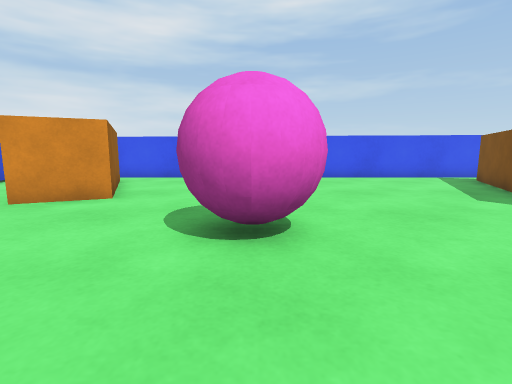
View 1 (above)

20 first-person views from a walk through a scene from a Unity 3-D project. The camera is 0.55 m above the floor, tilts 8° down and sees 85° across. The floor is counted in squares, 0.5 m on a side. Each view is taken from the middle of a square. On the plan, view 1 faces up. The plan holds only what a view shows up to about 12 squares ahead; the rest is blank.

View 2
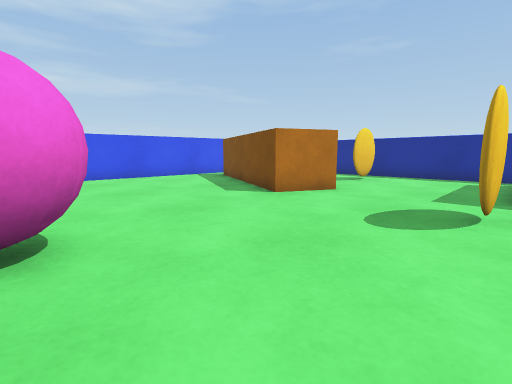

View 3
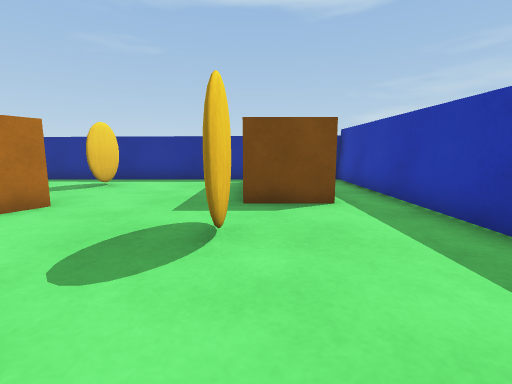

View 4
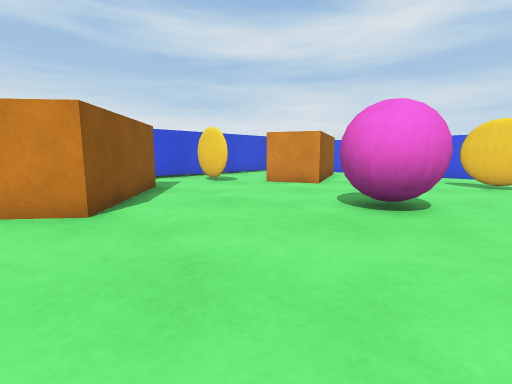

View 5
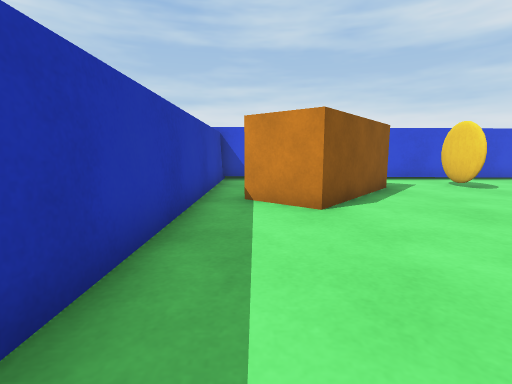

View 6
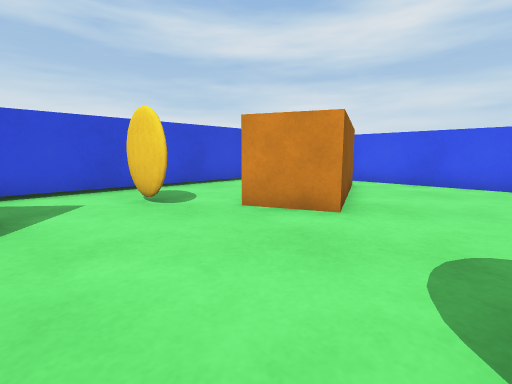

View 7
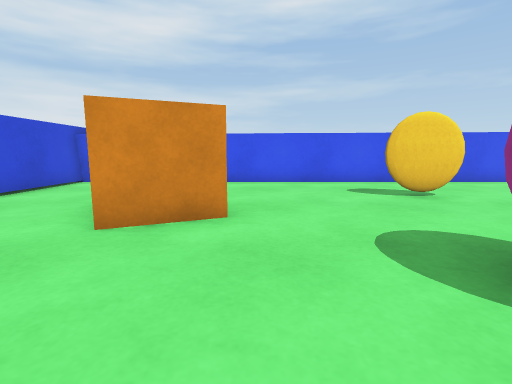

View 8
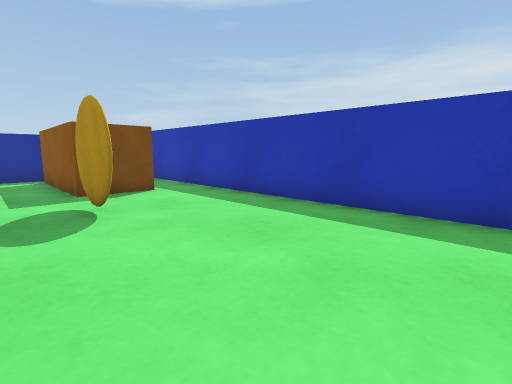

View 9
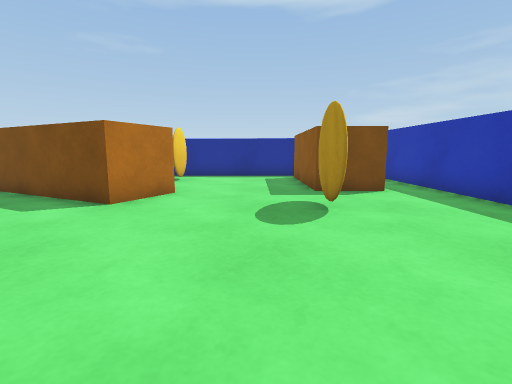

View 10
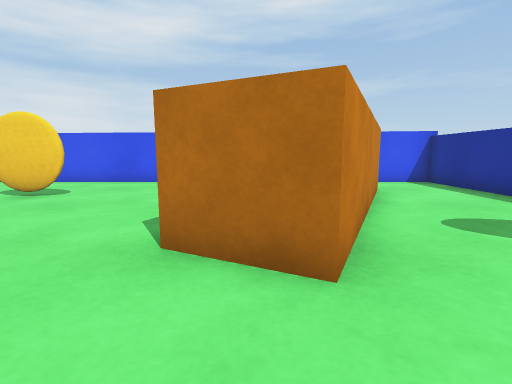

View 11
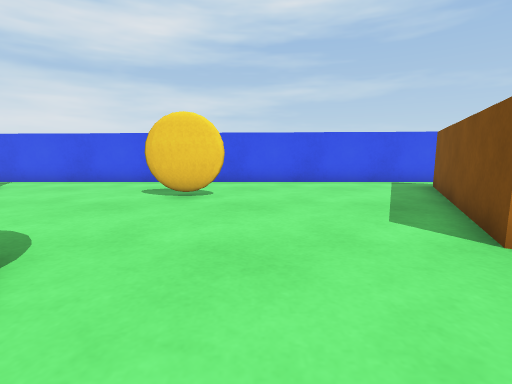

View 12
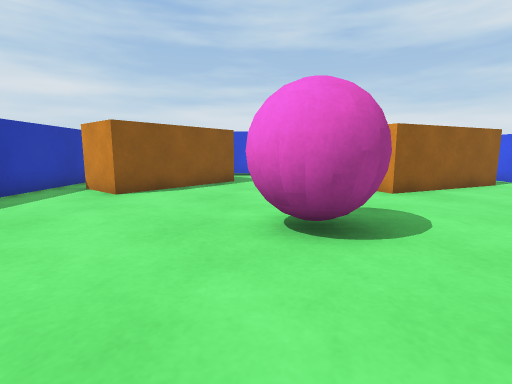

View 13
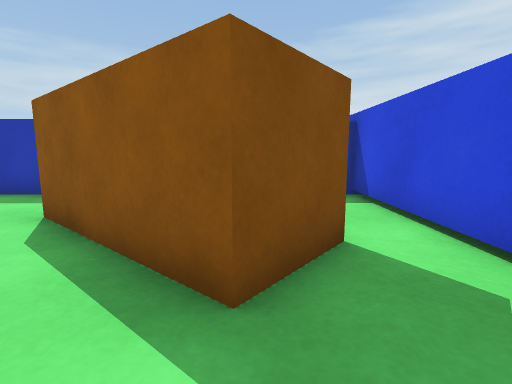

View 14
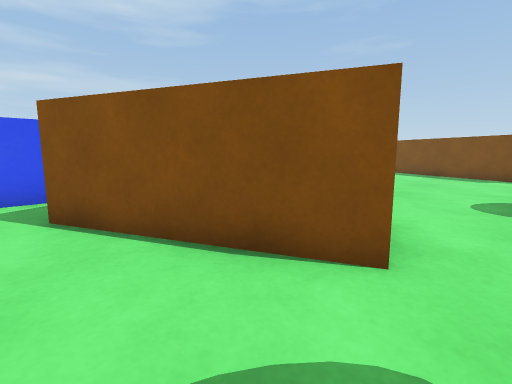

View 15
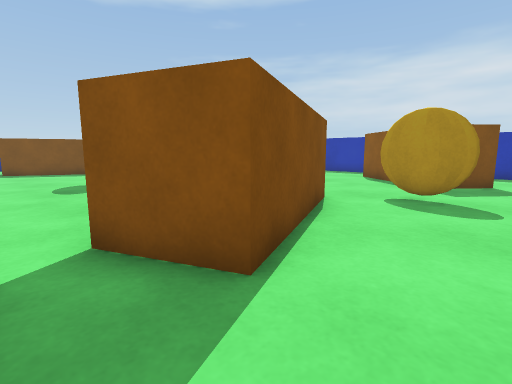

View 16
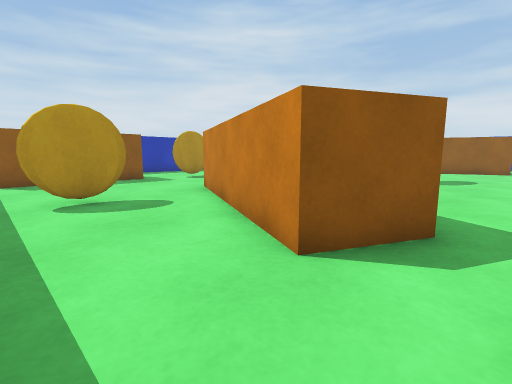

View 17
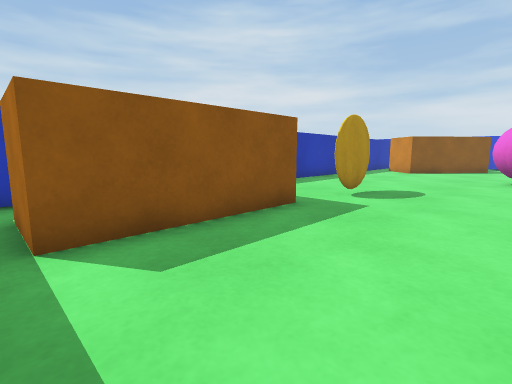

View 18
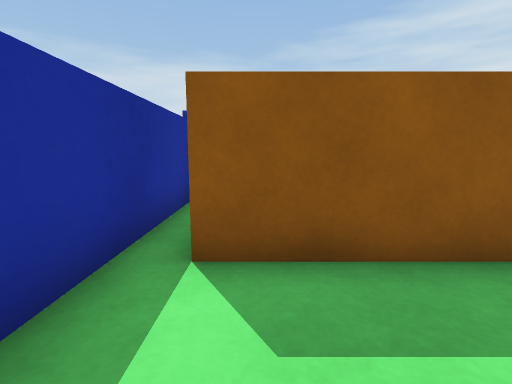

View 19
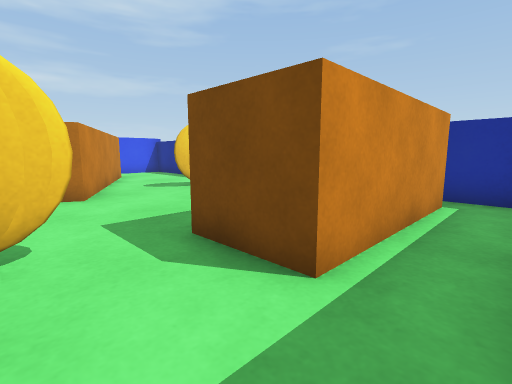

View 20
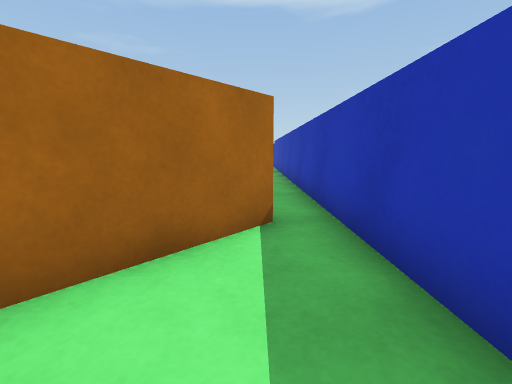

### Floor plan
Key: @ floor where view 1 was taken; # wall or solid block; . floor; ^ raised ledge; B orange block; P pink ball.
Columns run from 10 left of view 1 to 14 right of it. Each row starts with its distance up from view 1.
 13 ###^^^^^^^^^^^^^^^^^^ ^^^
 12 #.......................^
 11 #...BB.............##...^
 10 #..B B............###...^
  9 #..BBB............###...^
  8 #...B B..........###....^
  7 #...BBB..........###....^
  6 #....B..........###.....^
  5 #.........P.....###.....^
  4 #........PPP............^
  3 #........PP.............^
  2 #..B....................^
  1 #.BBBB..................^
  0 #..B BB...@.......BBBBBB^
 -1 #...BBBB..........B    B^
 -2 #....BB...........BBBBB.^
 -3 #.......................^
 -4 ########################

Positions as (right, up) in squares from view 1, and headings:
1: (0, 0), facing up
2: (0, 0), facing up-right
3: (2, 0), facing right
4: (2, -2), facing up-left
5: (2, -2), facing left
6: (-1, 2), facing up-left
7: (-3, 2), facing up
8: (0, 2), facing down-right
9: (0, 2), facing right
10: (7, 2), facing up
11: (3, 2), facing up
12: (4, 3), facing left
13: (-7, 4), facing down
14: (-8, 5), facing up-right
15: (-9, 12), facing down-right
16: (13, 12), facing down-left
17: (13, 4), facing down-left
18: (12, 3), facing down
19: (6, -3), facing up-right
20: (-9, -2), facing right
